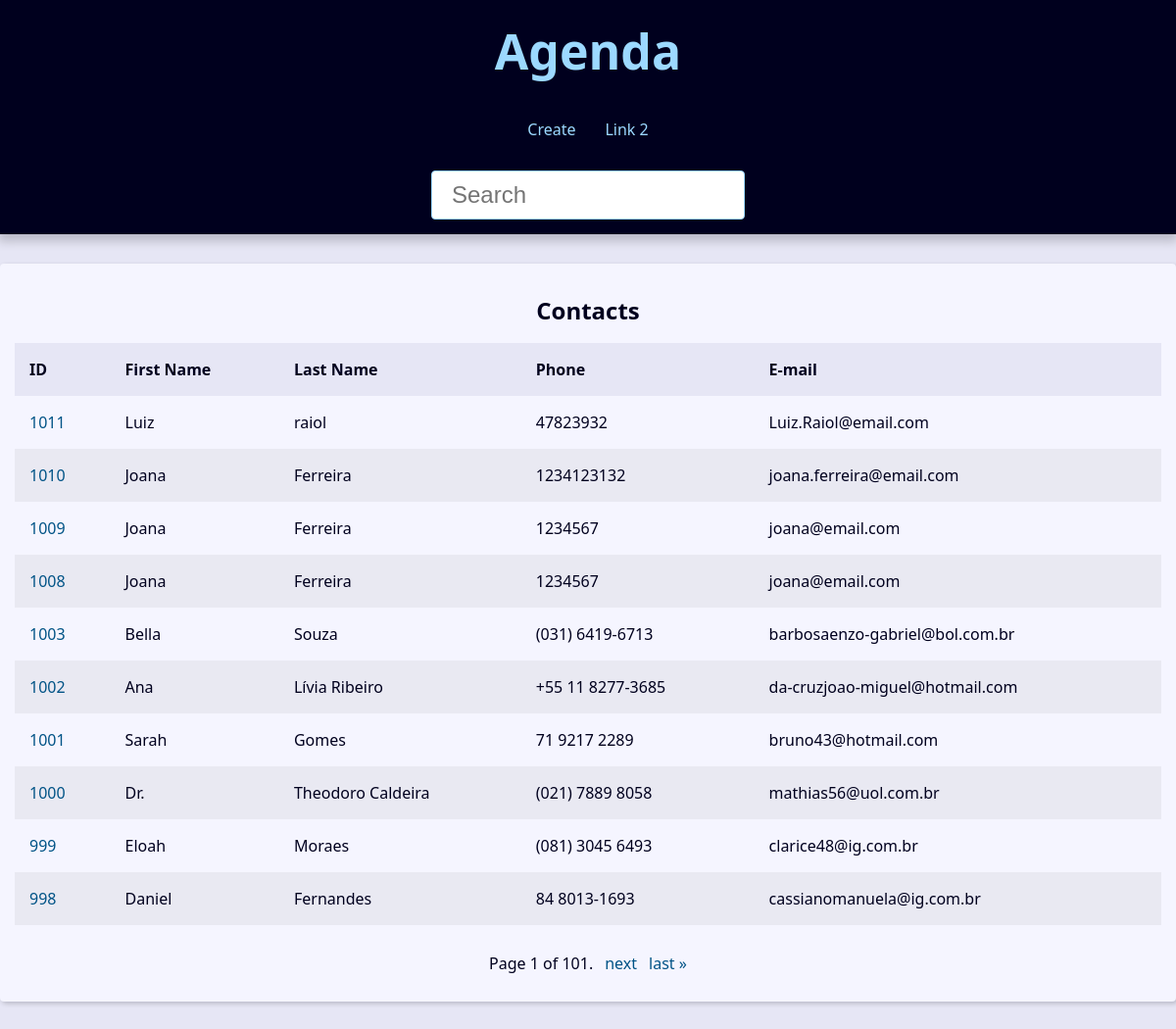
Before: / with the older database file.
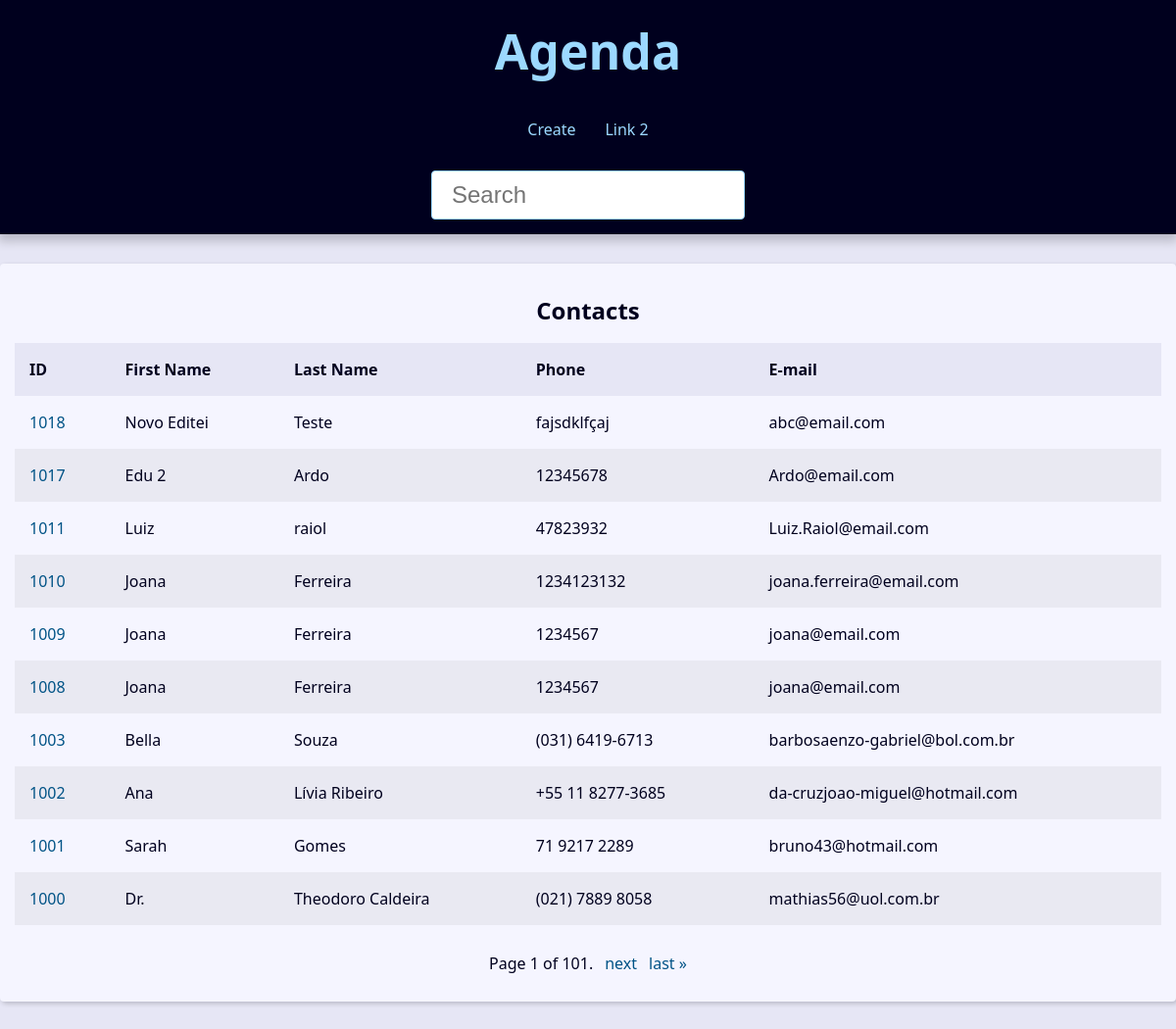
After: the same page with the newer database file.
### contact/models.py (models this page shows, shortened)
class Contact(models.Model):
    first_name = models.CharField(max_length=50,)
    last_name = models.CharField(max_length=50, blank=True)
    phone = models.CharField(max_length=50, verbose_name='Telefone')
    email = models.EmailField(max_length=25,  blank=True)
    created_date = models.DateTimeField(default=timezone.now)
    description = models.TextField(blank=True)
    show =  models.BooleanField(default=True)
    picture = models.ImageField(blank=True, upload_to='pictures/%Y/%m/')
    category = models.ForeignKey(
        Category,
        on_delete=models.SET_NULL,
        blank=True, null=True
    )
    owner = models.ForeignKey(
        User,
        on_delete=models.SET_NULL,
        blank=True, null=True
    )

### contact/views/contact_views.py (the view)
# urls.py: path('', views.index, name='index'),
def index(request):
    contacts = Contact.objects \
        .filter(show=True)\
        .order_by('-id')
    paginator = Paginator(contacts, 10)
    page_number = request.GET.get("page")
    page_obj = paginator.get_page(page_number)
    context = {
        'page_obj': page_obj,
        'site_title': 'Contatos - '
    }
    return render(
        request,
        'contact/index.html',
        context
    )

### contact/templates/contact/index.html
{% extends "global/base.html" %}
{% block content %}
{% if page_obj %}
        <div class="responsive-table">
            <table class="contacts-table">
                <caption class="table-caption">
                    Contacts
                </caption>
                <thead>
                    <tr class="table-row table-row-header">
                        <th class="table-header">ID</th>
                        <th class="table-header">First Name</th>
                        <th class="table-header">Last Name</th>
                        <th class="table-header">Phone</th>
                        <th class="table-header">E-mail</th>
                    </tr>
                </thead>
                <tbody>
                    {% for contact in page_obj %}
                        <tr class="table-row">
                            <td class="table-cel">
                                <a
                                    href="{% url "contact:contact" contact.id %}"
                                    class="table-link">
                                    {{ contact.id }}
                                </a>
                            </td>
                            <td class="table-cel">
                                {{ contact.first_name }}
                            </td>
                            <td class="table-cel">
                                {{ contact.last_name }}
                            </td>
                            <td class="table-cel">
                                {{ contact.phone }}
                            </td>
                            <td class="table-cel">
                                {{ contact.email }}
                            </td>
                        </tr>
                    {% endfor %}
                </tbody>
            </table>
        </div>
{% else %}
<div class="single-contact">
    <h1 class="single-contact-name">
        Nenhum contato encontrado
    </h1>
</div>
{% endif %}
{% endblock content %}

### base_templates/global/base.html
<!DOCTYPE html>
<html lang="pt-BR">
<head>
    {% include "global/partials/_head.html" %}
</head>
<body>
    {% include "global/partials/_header.html" %}
    <main class="content">
        {% block content %}{% endblock content %}
        {% include "global/partials/_pagination.html" %}
    </main>
</body>
</html>

### base_templates/global/partials/_head.html (shortened to what this page needs)
{% load static %}
<link rel="stylesheet" href='{% static "global/css/style.css" %}'>

### base_templates/global/partials/_header.html (shortened to what this page needs)
<header class="header">
    <h1 class="header-heading">
        <a href='{% url "contact:index" %}' class="header-link">
            Agenda
        </a>
    </h1>
    <nav class="menu">
        <ul class="menu-list">
            <li class="menu-item">
                <a href="{% url "contact:create" %}" class="menu-link">
                    Create
                </a>
            </li>
                <a href="" class="menu-link">
                    Link 2
                </a>
        </ul>
    </nav>
    <div class="search">
        <form
            action="{% url 'contact:search' %}"
            method="GET"
        >
            <input
                type="text"
                class="search-input"
                placeholder="Search"
                id="search"
                name="q"
                value="{{ request.GET.q.strip }}"
                >
        </form>
    </div>
</header>

### base_templates/global/partials/_pagination.html (shortened to what this page needs)
{% if page_obj %}
    <div class="pagination">
        <span class="step-links">
            <span class="current">
                Page {{ page_obj.number }} of {{ page_obj.paginator.num_pages }}.
            </span>
            {% if page_obj.has_next %}
                <a href="?page={{ page_obj.next_page_number }}&q={{ request.GET.q.strip }}">next</a>
                <a href="?page={{ page_obj.paginator.num_pages }}&q={{ request.GET.q.strip }}">last &raquo;</a>
            {% endif %}
        </span>
    </div>
{% endif %}

### base_static/global/css/style.css (style rules this page uses)
:root { --spacing: 1.5rem; --link-dark-color: rgb(0, 83, 134); --link-light-color: rgb(156, 217, 255); --clr-white: rgb(245, 245, 255); --clr-black: rgb(0, 0, 30); --clr-light-gray: rgb(230, 230, 245); --clr-dark-shadow-5: rgba(0, 0, 10, 5%); --clr-dark-shadow-10: rgba(0, 0, 10, 10%); --clr-dark-shadow-20: rgba(0, 0, 10, 20%); --clr-light-shadow-5: rgba(200, 200, 255, 5%); --clr-light-shadow-10: rgba(200, 200, 255, 10%); --clr-light-shadow-20: rgba(200, 200, 255, 20%); --main-page-width: 120rem; --table-min-width: 60rem; --biggest-font-size: 5rem; --bigger-font-size: 4rem; --big-font-size: 3.2rem; --medium-font-size: 2.4rem; --small-font-size: 1.6rem; --smaller-font-size: 1.4rem; --smallest-font-size: 1.2rem; --transition-fast: 300ms; --transition-medium: 600ms; --transition-slow: 1s; --default-border-radius: 4px; }
*, *::before, *::after { margin: 0; padding: 0; box-sizing: border-box; }
html { font-size: 62.5%; }
body { font-family: system-ui, -apple-system, BlinkMacSystemFont, 'Segoe UI', Roboto, Oxygen, Ubuntu, Cantarell, 'Open Sans', 'Helvetica Neue', sans-serif; line-height: 1.5; font-size: var(--small-font-size); color: var(--clr-black); -webkit-font-smoothing: antialiased; background: var(--clr-light-gray); }
.header { background: var(--clr-black); padding: var(--spacing); box-shadow: 0 5px 10px 2px var(--clr-dark-shadow-20); z-index: 1; position: relative; }
.header-heading { font-size: var(--biggest-font-size); text-align: center; }
.header-link { color: var(--link-light-color); text-decoration: none; transition: filter var(--transition-fast) ease-in-out; }
.menu { margin: var(--spacing); }
.menu-list { list-style: none; display: flex; justify-content: center; flex-flow: row wrap; }
.menu-link { display: block; padding: var(--spacing); color: var(--link-light-color); text-decoration: none; transition: background-color var(--transition-fast) ease-in-out; border-radius: var(--default-border-radius); }
.content { max-width: var(--main-page-width); margin: calc(var(--spacing) * 2) auto; padding: var(--spacing); background: var(--clr-white); box-shadow: 2px 2px 5px var(--clr-dark-shadow-20); border-radius: var(--default-border-radius); }
.responsive-table { width: 100%; overflow-x: auto; }
.contacts-table { width: 100%; min-width: var(--table-min-width); border-collapse: collapse; }
.table-caption { font-size: var(--medium-font-size); font-weight: bold; padding: var(--spacing); }
.table-row { text-align: left; text-overflow: ellipsis; transition: background-color var(--transition-fast) ease-in-out; }
.table-row:nth-of-type(2n) { background: var(--clr-dark-shadow-5); }
.table-row-header { background: var(--clr-light-gray); color: var(--clr-black); }
.table-cel, .table-header { padding: var(--spacing); }
.table-link { color: var(--link-dark-color); transition: color var(--transition-fast) ease-in-out; text-decoration: none; }
.pagination { margin-top: var(--spacing); display: flex; justify-content: center; padding: calc(var(--spacing) * 0.8); font-size: var(--small-font-size); }
.pagination .step-links { display: flex; gap: calc(var(--spacing) * 0.8); }
.pagination .step-links a { color: var(--link-dark-color); transition: color var(--transition-fast) ease-in-out; text-decoration: none; display: block; }
.search { display: flex; justify-content: center; }
.search-input { font-size: var(--medium-font-size); padding: 1rem 2rem; width: 100%; max-width: 32rem; border-radius: var(--default-border-radius); border: 1px solid var(--link-light-color); }

Changed rows visible on the page:
no longer on this page (row unchanged): Contact: id "999", first_name "Eloah", last_name "Moraes", phone "(081) 3045 6493", email "clarice48@ig.com.br"
no longer on this page (row unchanged): Contact: id "998", first_name "Daniel", last_name "Fernandes", phone "84 8013-1693", email "cassianomanuela@ig.com.br"
added Contact: id "1018", first_name "Novo Editei", last_name "Teste", phone "fajsdklfçaj", email "abc@email.com"
added Contact: id "1017", first_name "Edu 2", last_name "Ardo", phone "12345678", email "Ardo@email.com"
